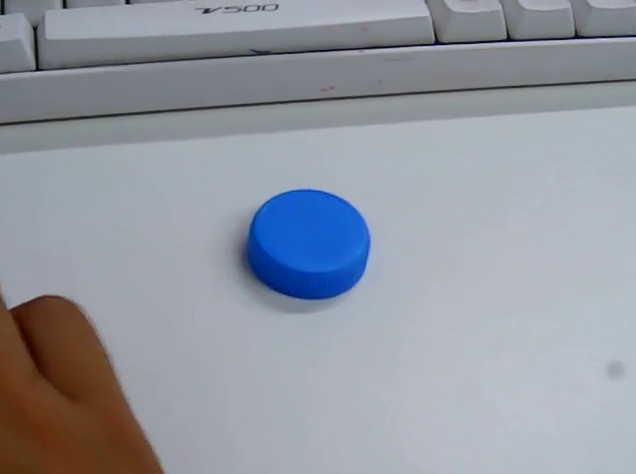
#> input picture 7.图像统计/1.颜色统计与分布曲线绘制(上)/src/blue-color-block.png, 636 x 474 px, found by its file name
$ python test_image_color_stat.py
#> lines starting #> are read from the running program, lines starting #| are printed output that depends on the picture
### 7.图像统计/1.颜色统计与分布曲线绘制(上)/src/trash/image_color_stat.py
# -*- coding: utf-8 -*-
'''
颜色统计工具包

TODO 在颜色统计条中绘制颜色渐变条
TODO 提供最大值 最小值 均值 众数 的参考值
TODO 添加中文说明（Matplotlib需要配置）
TODO 图像在YUV空间内的投影 3D 跟 2D（U跟V）
TODO 2D图像分布 在两个坐标系位置再添加两个统计图（像素百分比） 还有渐变色图注
BUG  YUV 的xtrim label范围不对 LAB的取值范围也不对
'''

from color_space import COLOR_SPACE_DICT
from matplotlib import pyplot as plt
import numpy as np
import cv2
class ImageColorStat:

    def __init__(self, image, color_space, roi=None, win_size=3):
        '''
        @image: image为对应色彩空间(color_space)的图片
        @color_space: 色彩空间(字符串)
            支持颜色空间列表
            * RGB
            * BGR
            * GRAYSCALE
            * LAB
            * YUV
        @roi: 感兴趣空间，格式为(x, y, w, h)
        @win_size: 颜色统计窗口间隔 , 设置小了锯齿状较为明显 最小为1 最好可以被256整除

        '''

        if color_space not in COLOR_SPACE_DICT.keys():
            print('ERROR: 非法的颜色空间(color_space)取值{}'.format(color_space))
            print('有效的颜色空间取值： {}'.format(list(COLOR_SPACE_DICT.keys())))
            exit(1)

        # 判断colorspace是否合法
        if len(image.shape) == 2 and color_space != 'GRAYSCALE':
            # 图片为灰度图 查看与color_space是否匹配
            print('ERROR: 图片格式与颜色空间标示不匹配\n')
            exit(1)

        if roi is None:
            # 赋值原图
            self.image = image
        else:
            x,y,w,h = roi # 提取出ROI的元素
            # 判断ROI是否合法
            if not(x >= 0 and w >0 and x + w < image.shape[1]) or \
                not(y >=0 and h >0 and y + h < image.shape[0]):
                print('ERROR: 非法ROI{}'.format(roi))
                exit(1)
            # 赋值roi图像
            self.image = image[y : y+h, x : x + w]

        self.color_space = color_space
        self.win_size = win_size # 统计窗口间隔(尺寸)
        self.win_num = int(256/win_size) # 设定统计窗口bins的总数
        self.xticks_win = 2*win_size # 控制画布的窗口x坐标的稀疏程度. 最密集就设定xticks_win=1

    def draw_image_stat_result(self):
        '''
        在图像中统计对应颜色空间下的颜色分布
        ------
        [Done] 纵向布局，第一个图显示的是image ROI图像
            剩下的为各个通道的统计图
        [Done] 纵向的取值修改为 百分比 /像素总个数， 取值范围为 0-100%
        [Done] 添加Title统计图
        [Done] 线实心填充
        [PASS] 添加中文标题支持
        [Done] 隐藏图片的坐标系
        [PASS] 添加子图之间的pending
        '''
        # [4 lines of commented-out code are left out]

        plt.suptitle('{} Color Space Hist'.format(self.color_space), fontsize=16)
        # 获取通道与颜色的映射
        line_color = COLOR_SPACE_DICT[self.color_space]['line_color']
        # 通道名称
        channels = COLOR_SPACE_DICT[self.color_space]['channels']
        # pixel像素点总的个数
        pixel_num = self.image.size
        for cidx, color in enumerate(line_color):

            axes = plt.subplot(3,1,cidx+1)
            # 设定标题
            axes.set_title(channels[cidx])
            cHist = cv2.calcHist([self.image], [cidx], None, [self.win_num], [0, 256])
            cHist.resize((len(cHist))) # 变换为一维numpy数组
            cHist = cHist / pixel_num # 计算获得百分比 数值归一化0-1
            # 绘制折线图
            axes.plot(cHist, color=color)

            x = np.arange(len(cHist))
            # 颜色填充
            axes.fill_between(x, 0, cHist, where=(x>=0), facecolor=color, interpolate=True )
            # 设定画布的范围
            axes.set_xlim([0, self.win_num])
            axes.get_yaxis().set_visible(False) # 隐藏y坐标的表示
            # 设定x轴方向标注的位置
            axes.set_xticks(np.arange(0, self.win_num, self.xticks_win))
            # 设定x轴方向标注的内容
            axes.set_xticklabels(list(range(0, 256, self.win_size*self.xticks_win)),rotation=0)

        # 显示画面
        plt.show()

### 7.图像统计/1.颜色统计与分布曲线绘制(上)/src/trash/test_image_color_stat.py
# -*- coding: utf-8 -*-
'''
测试-统计整个图片的色彩空间分布

依次测试了在不同色彩空间下的统计图
'''
import cv2
from image_color_stat import ImageColorStat

# 读入图片
image_bgr = cv2.imread('blue-color-block.png')
#> image_bgr is the input picture: shape (474, 636, 3); mean B, G, R 161.5, 152.2, 147.5

ics = ImageColorStat(image_bgr, 'BGR')
ics.draw_image_stat_result()
#> in draw_image_stat_result, `plt.show()`:
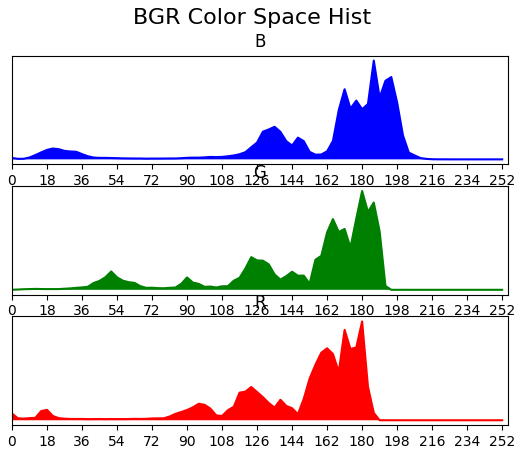
#> figure drawn by matplotlib, 3 panels; panel 1: curve peaks at x = 62, y = 0.0289; panel 2: curve peaks at x = 60, y = 0.0283; panel 3: curve peaks at x = 60, y = 0.0285

# 从BGR色彩空间转换为RGB
image_rgb = cv2.cvtColor(image_bgr, cv2.COLOR_BGR2RGB)
ics = ImageColorStat(image_rgb, 'RGB')
ics.draw_image_stat_result()
#> in draw_image_stat_result (call 2), `plt.show()`:
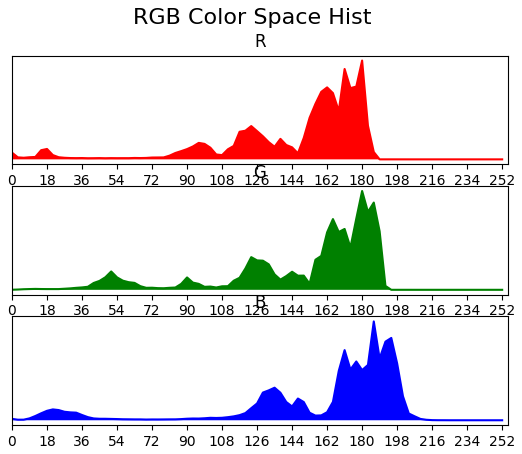
#> figure drawn by matplotlib, 3 panels; panel 1: curve peaks at x = 60, y = 0.0285; panel 2: curve peaks at x = 60, y = 0.0283; panel 3: curve peaks at x = 62, y = 0.0289

# 从BGR色彩空间转换为GrayScale灰度图
image_gray = cv2.cvtColor(image_bgr, cv2.COLOR_BGR2GRAY)
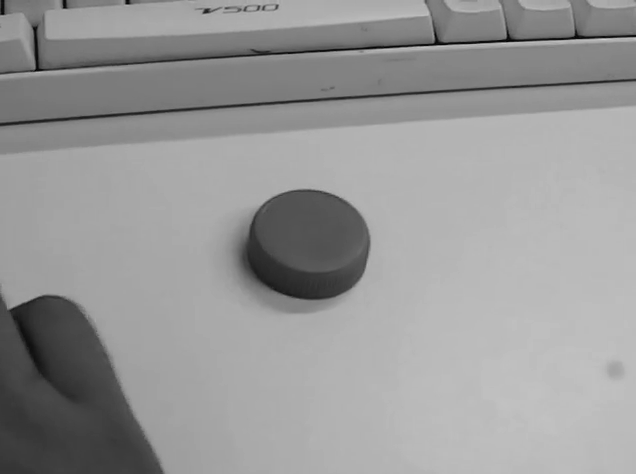
#> image_gray: shape (474, 636); min 2, max 206, mean 151.8
ics = ImageColorStat(image_gray, 'GRAYSCALE')
ics.draw_image_stat_result()
#> in draw_image_stat_result (call 3), `plt.show()`:
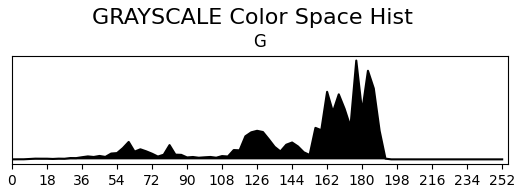
#> figure drawn by matplotlib, 1 panel; curve peaks at x = 59, y = 0.0967

# 从BGR色彩空间转换为LAB
image_lab = cv2.cvtColor(image_bgr, cv2.COLOR_BGR2LAB)
#> image_lab: shape (474, 636, 3); mean of channels 0, 1, 2 160, 129.5, 123
ics = ImageColorStat(image_lab, 'LAB')
ics.draw_image_stat_result()
#> in draw_image_stat_result (call 4), `plt.show()`:
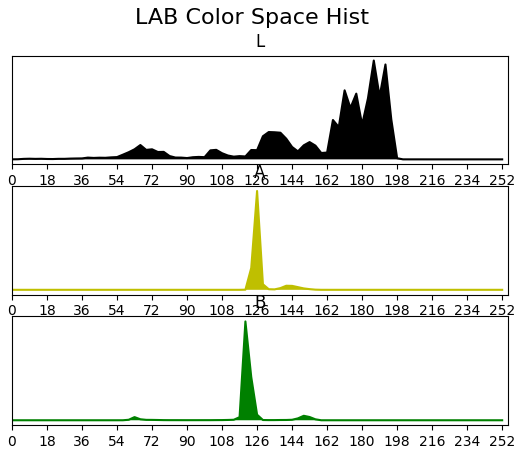
#> figure drawn by matplotlib, 3 panels; panel 1: curve peaks at x = 62, y = 0.0325; panel 2: curve peaks at x = 42, y = 0.232; panel 3: curve peaks at x = 40, y = 0.193

# 从BGR色彩空间转换为YUV
image_yuv = cv2.cvtColor(image_bgr, cv2.COLOR_BGR2LAB)
ics = ImageColorStat(image_yuv, 'YUV')
ics.draw_image_stat_result()
#> in draw_image_stat_result (call 5), `plt.show()`:
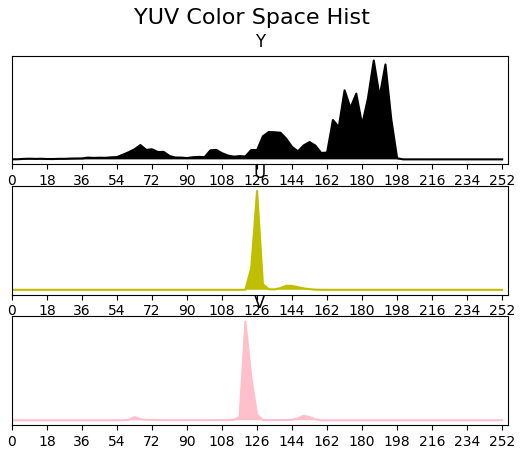
#> figure drawn by matplotlib, 3 panels; panel 1: curve peaks at x = 62, y = 0.0325; panel 2: curve peaks at x = 42, y = 0.232; panel 3: curve peaks at x = 40, y = 0.193
